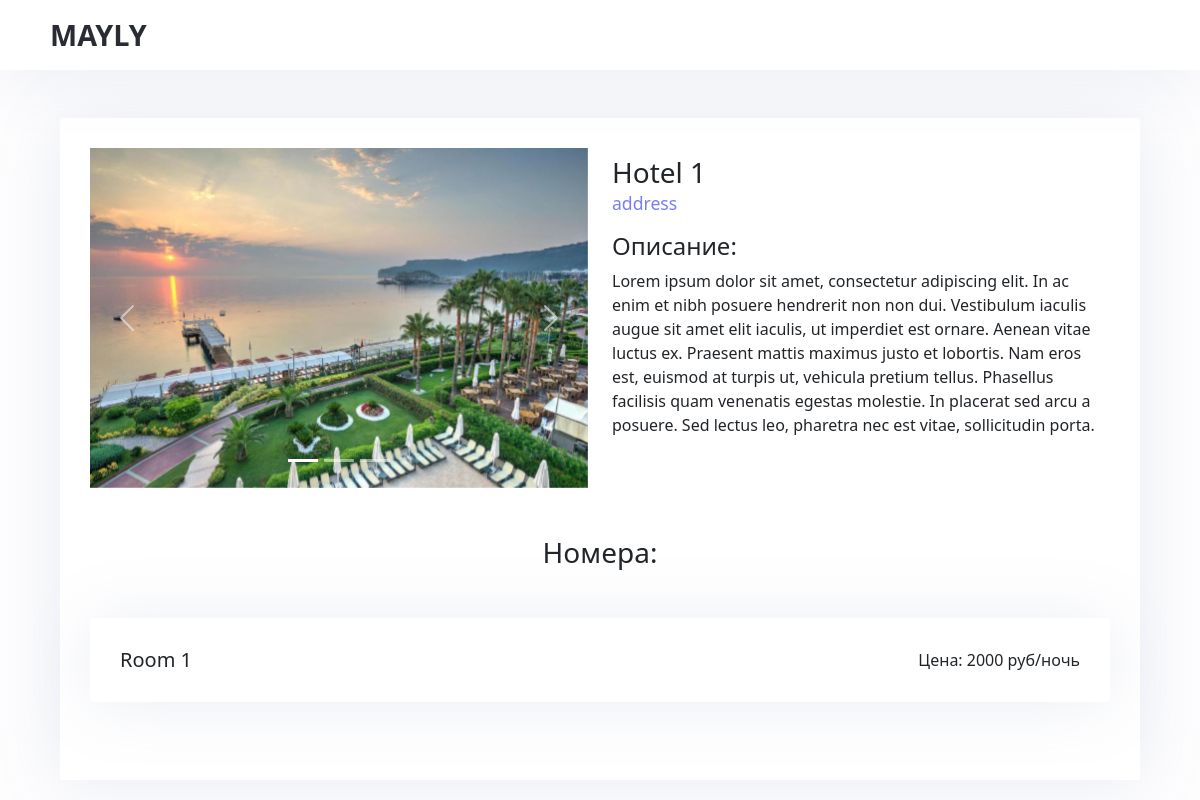
The page /advertisement/1/ (signed in) on the database its author committed.
### main_app/models.py (models this page shows, shortened)
class Gallery(models.Model):
    image = models.ImageField(upload_to='gallery')
    apartment = models.ForeignKey(Apartment, on_delete=models.CASCADE, related_name='images')

class Apartment(models.Model):
    TYPE_CHOICES = (
        ('Flat', 'Квартира/Дом'),
        ('Hotel', 'Отель'),
        ('Room_in_hotel', 'Номер'),
        ('Room', 'Комната'),
    )
    type = models.CharField("Тип", choices=TYPE_CHOICES, default='', max_length=50)
    name = models.CharField("Название", default='', null=True, blank=True, max_length=250)
    description = models.TextField("Описание", default='', blank=True)
    is_full = models.BooleanField("Заполненно?", default=False)
    hotel_id = models.CharField("hotel_id", default='', blank=True, max_length=50)
    address = models.TextField("Адрес", default='', blank=True)
    cost = models.IntegerField('Цена', default=1)
    owner_email = models.EmailField('Email хозяина', default='', blank=True)
    are_we_intermediary = models.BooleanField("Мы посредник?", default=False)
    owner_contacts = models.TextField('Контакты хозяина', default='', blank=True)

### main_app/views.py (the view)
# urls.py: path('advertisement/<int:pk>/', views.advertisement_page),
def advertisement_page(request, pk):
    res_data = {'pk': pk, 'apartment': Apartment.objects.get(id=int(pk))}
    d = datetime.date.today()
    if res_data['apartment'].type == 'Hotel':
        res_data['rooms'] = Apartment.objects.filter(hotel_id=pk).filter(is_full=False)
    else:
        booked_days = []
        for j in Reservation.objects.filter(apartment=res_data['apartment']):
            booked_days += get_booked_days(j.start_date, j.end_date)
        res_data['booked_days'] = booked_days
    return render(request, 'main_app/advertisement_page.html', res_data)

### templates/main_app/advertisement_page.html (shortened to what this page needs)
{% extends 'base.html' %}
{% load static %}
{% load custom_filters %}
{% block links %}
    <link rel="stylesheet" href="{% static 'css/main_app/advertisement_page.css' %}">
    <link rel="stylesheet" href="{% static 'css/air-datepicker.css' %}">
{% endblock links %}
{% block content %}
    <div class="container warp">
        <div class="box mt-5 mb-5">
            <div class="row mb-5">
                <div class="col-12 col-lg-6 mb-3 mb-lg-0">
                    <div id="carouselExampleIndicators" class="carousel slide" data-bs-ride="true">
                      <div class="carousel-indicators">
                          {% for img in apartment.images.all %}
                            <button type="button" data-bs-target="#carouselExampleIndicators" data-bs-slide-to='{{forloop.counter0}}' {% if img == apartment.images.all|first %} class="active" {% endif %} aria-current="true" aria-label='Slide {{forloop.counter0|add:"1"}}'></button>
                          {% endfor %}
                      </div>
                      <div class="carousel-inner">
                          {% for img in apartment.images.all %}
                              <div class="carousel-item {% if img == apartment.images.all|first %} active {% endif %}">
                                  <img src="{{ img.image.url }}" class="d-block w-100" alt="...">
                              </div>
                          {% endfor %}
                      </div>
                      <button class="carousel-control-prev" type="button" data-bs-target="#carouselExampleIndicators" data-bs-slide="prev">
                        <span class="carousel-control-prev-icon" aria-hidden="true"></span>
                      </button>
                      <button class="carousel-control-next" type="button" data-bs-target="#carouselExampleIndicators" data-bs-slide="next">
                        <span class="carousel-control-next-icon" aria-hidden="true"></span>
                      </button>
                    </div>
                </div>
                <div class="col-12 col-lg-6">
                    <h3 class="title mt-2">{{ apartment.name }}</h3>
                    {% if apartment.type == 'Room_in_hotel' %}
                        <div class="address mb-1"><a href="/advertisement/{{apartment.hotel_id}}">{{ apartment.address }}</a></div>
                    {% elif apartment.type == 'Hotel' %}
                        <div class="address mb-3">{{ apartment.address }}</div>
                    {% else %}
                        <div class="address mb-1">{{ apartment.address }}</div>
                    {% endif %}
                    <div class="description">
                        <h4 class="mb-2">Описание:</h4>
                        {{ apartment.description|safe }}
                    </div>
                </div>
            </div>
            {% if apartment.type == 'Hotel' %}
                <div class="mb-3">
                    {% if rooms|length != 0 %}
                        <h3 class="text-center mb-5">Номера:</h3>
                    {% endif %}
                    {% for room in rooms %}
                        <a href="/advertisement/{{room.id}}">
                            <div class="box mb-5 room_in_hotel">
                                <div class="row">
                                    <div class="col-6"><h5>{{room.name}}</h5></div>
                                    <div class="col-6 text-end">Цена: {{room.cost}} руб/ночь</div>
                                </div>
                            </div>
                        </a>
                    {% empty %}
                        <h3 class="text-center">К сожалению в данный свободных номеров нет</h3>
                    {% endfor %}
                </div>
            {% endif %}
        </div>
    </div>
{% endblock content %}

### static/css/main_app/advertisement_page.css (style rules this page uses)
html, body { position: relative; margin: 0; padding: 0; min-height: 100vh; background: #FDFDFE; }
a { text-decoration: none; color: inherit; cursor: pointer; }
h1, h2, h3, h4, h5 { padding: 0; margin: 0; }
.box { padding: 30px; border-radius: 3px; background-color: #ffffff; box-shadow: 0 2px 66px rgba(125, 143, 179, 0.15); }
.warp { padding: 0 30px !important; }
.carousel-item { min-height: 340px; max-height: 340px; }
.carousel-item img { object-fit: cover; min-height: 340px; max-height: 340px; }
.address { color: #7A7DF5; font-weight: 400; font-size: 1.1rem; }

### rows shown on the page
Gallery: image (picture)
Apartment: name "Hotel 1", address "address", description "Lorem ipsum dolor sit amet, consectetur adipiscing elit. In ac enim et nibh posuere hendrerit non non dui. Vestibulum iaculis augue sit amet elit iaculis, ut imperdiet est ornare. Aenean vitae luctus ex. Praesent mattis maximus justo et lobortis. Nam eros est, euismod at turpis ut, vehicula pretium tellus. Phasellus facilisis quam venenatis egestas molestie. In placerat sed arcu a posuere. Sed lectus leo, pharetra nec est vitae, sollicitudin porta."
Apartment: name "Room 1", cost "2000"
